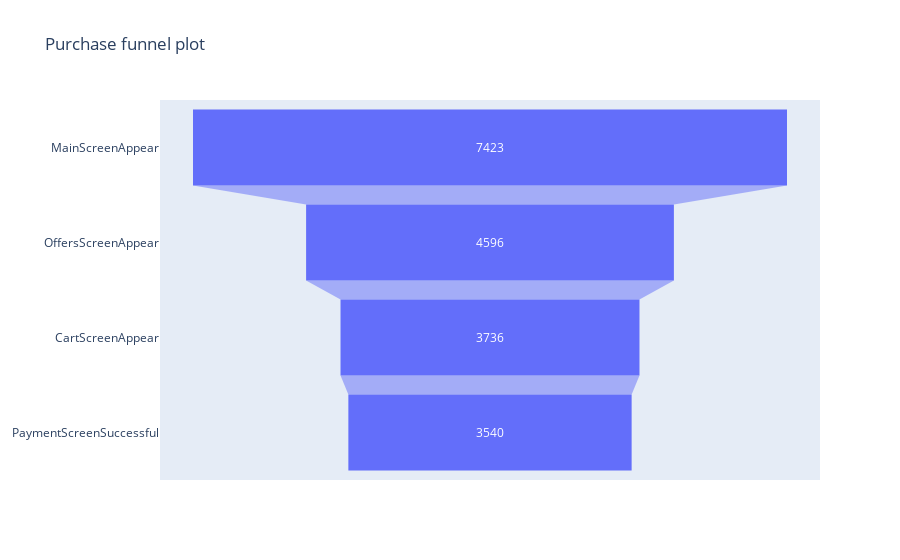

The notebook cell saved with this chart:
### Code cell
fig = go.Figure(
    go.Funnel(
        y=cjm_stat['event_type'],
        x=cjm_stat['user_cnt']
    )
)

fig.update_layout(title='Purchase funnel plot')
fig.show()

### Figure 1 — Plotly figure (JSON) as saved in the notebook; plotly's stock layout.template omitted (floating-point values rounded to 4 significant figures)
{"data": [{"type": "funnel", "x": [7423, 4596, 3736, 3540], "y": ["MainScreenAppear", "OffersScreenAppear", "CartScreenAppear", "PaymentScreenSuccessful"]}], "layout": {"title": {"text": "Purchase funnel plot"}}}
